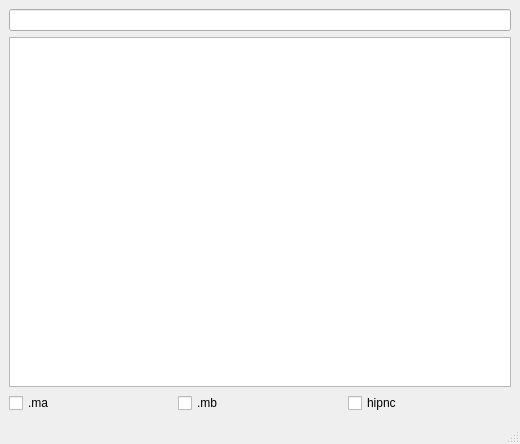
<?xml version="1.0" encoding="UTF-8"?>
<ui version="4.0">
 <class>MainWindow</class>
 <widget class="QMainWindow" name="MainWindow">
  <property name="geometry">
   <rect>
    <x>0</x>
    <y>0</y>
    <width>520</width>
    <height>444</height>
   </rect>
  </property>
  <property name="windowTitle">
   <string>MainWindow</string>
  </property>
  <widget class="QWidget" name="centralwidget">
   <layout class="QGridLayout" name="gridLayout">
    <item row="0" column="0">
     <layout class="QVBoxLayout" name="verticalLayout">
      <item>
       <widget class="QLineEdit" name="le_demo"/>
      </item>
      <item>
       <widget class="QListWidget" name="lv_scene"/>
      </item>
      <item>
       <layout class="QHBoxLayout" name="l_checkbox">
        <item>
         <widget class="QCheckBox" name="cb_ma">
          <property name="text">
           <string>.ma</string>
          </property>
         </widget>
        </item>
        <item>
         <widget class="QCheckBox" name="cb_mb">
          <property name="text">
           <string>.mb</string>
          </property>
         </widget>
        </item>
        <item>
         <widget class="QCheckBox" name="cb_houdini">
          <property name="text">
           <string>hipnc</string>
          </property>
         </widget>
        </item>
       </layout>
      </item>
      <item>
       <layout class="QHBoxLayout" name="l_button"/>
      </item>
     </layout>
    </item>
   </layout>
  </widget>
  <widget class="QMenuBar" name="menubar">
   <property name="geometry">
    <rect>
     <x>0</x>
     <y>0</y>
     <width>520</width>
     <height>21</height>
    </rect>
   </property>
  </widget>
  <widget class="QStatusBar" name="statusbar"/>
 </widget>
 <resources/>
 <connections/>
</ui>
